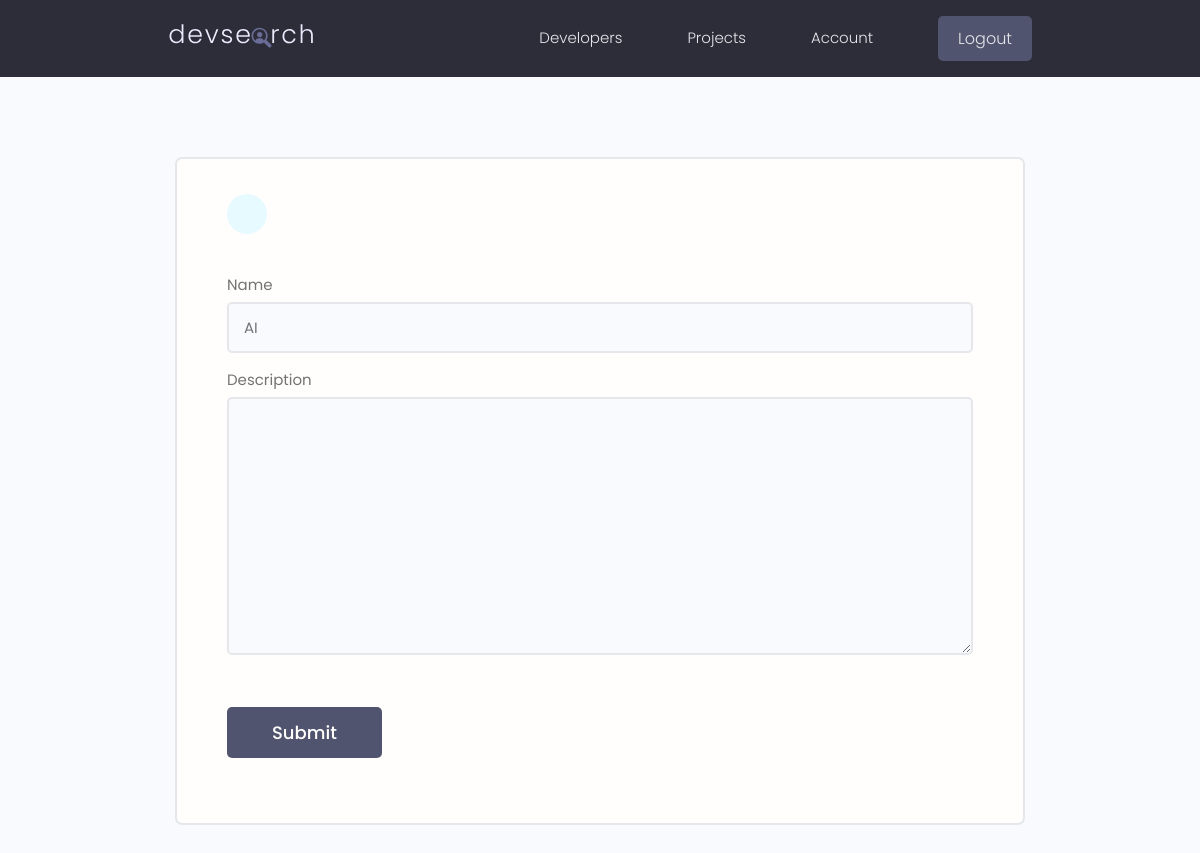
Before: /users/update-skill/cde80961-af93-421c-8803-85916fb17deb/ (signed in) with the older database file.
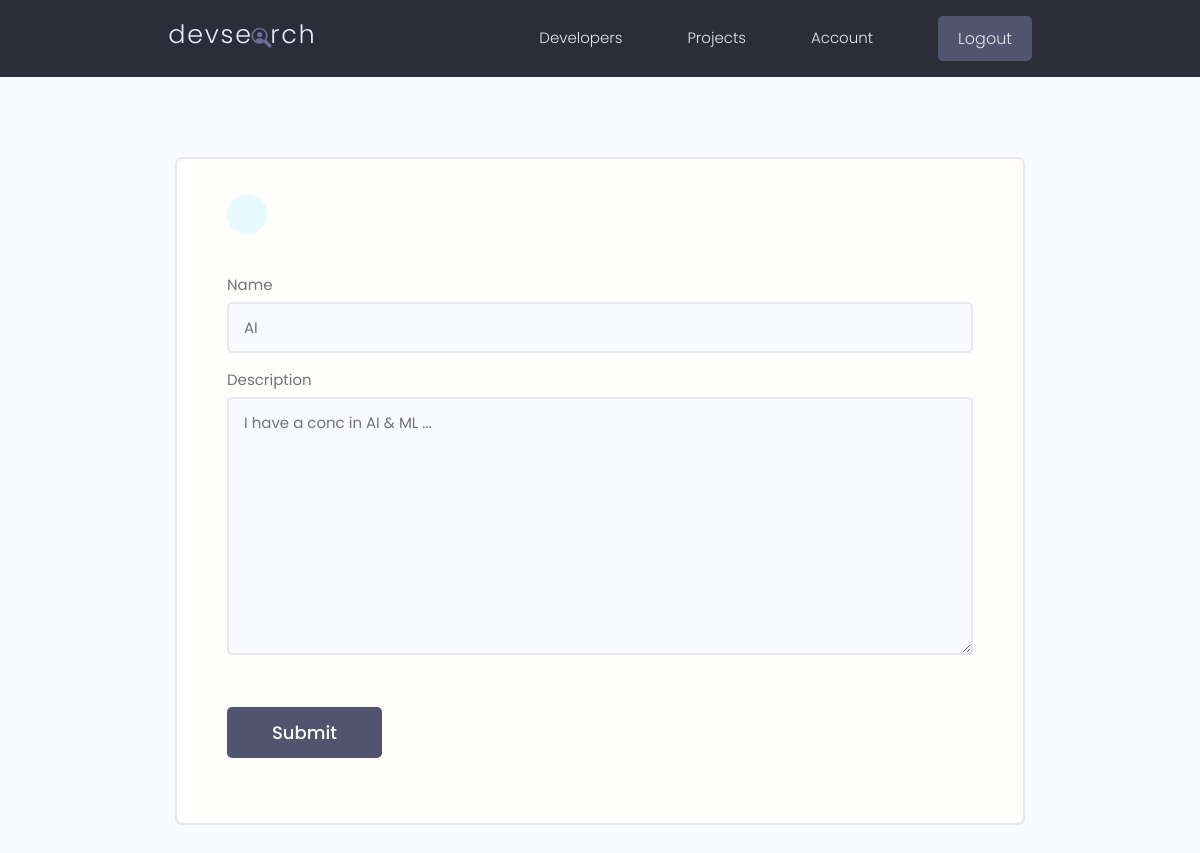
After: the same page with the newer database file.
### users/models.py (models this page shows, shortened)
class Skill(models.Model):
    owner = models.ForeignKey(Profile, on_delete=models.CASCADE,null=True,blank=True)
    name = models.CharField(max_length=200,null=True,blank=True)
    description = models.TextField(null=True,blank=True)
    created = models.DateTimeField(auto_now_add=True) # date and time stamp
    id = models.UUIDField(default=uuid.uuid4,unique=True,primary_key=True,editable=False)

### users/views.py (the view)
# urls.py: path('update-skill/<str:pk>/',views.updateSkill,name="update-skill"),
@login_required(login_url='login')
def updateSkill(req,pk):
    skill = Skill.objects.get(id=pk)
    form = SkillForm(instance=skill)
    if req.method == 'POST':
        form = SkillForm(req.POST,instance=skill)
        if form.is_valid():
            form.save()
            return redirect('account')
    context = {'form':form}
    return render(req,"users/skill_form.html",context)

### users/forms.py
class SkillForm(ModelForm):
    class Meta:
        model = Skill
        fields = '__all__'
        exclude = ['owner']
    def __init__(self,*args,**kwargs):
        super(SkillForm,self).__init__(*args,**kwargs)
        for name, field in self.fields.items():
            field.widget.attrs.update({'class': 'input'})

### users/templates/users/skill_form.html (shortened to what this page needs)
{% extends 'main.html' %}
{% block content %}
<main class="formPage my-xl">
    <div class="content-box">
        <div class="formWrapper">
            <a class="backButton" href="{% url 'account' %}"></a>
            <br>
            <form class="form" method="POST" action="">
                {% for field in form %}
                <div class="form__field">
                    <label for="formInput#text"> {{field.label}}</label>
                    {{field}}
                </div>
                {% endfor %}
                <input class="btn btn--sub btn--lg  my-md" type="submit" value="Submit" />
            </form>
        </div>
    </div>
</main>
{% endblock %}

Changed rows visible on the page:
changed Skill "AI": description (not shown) → "I have a conc in AI & ML ..."
